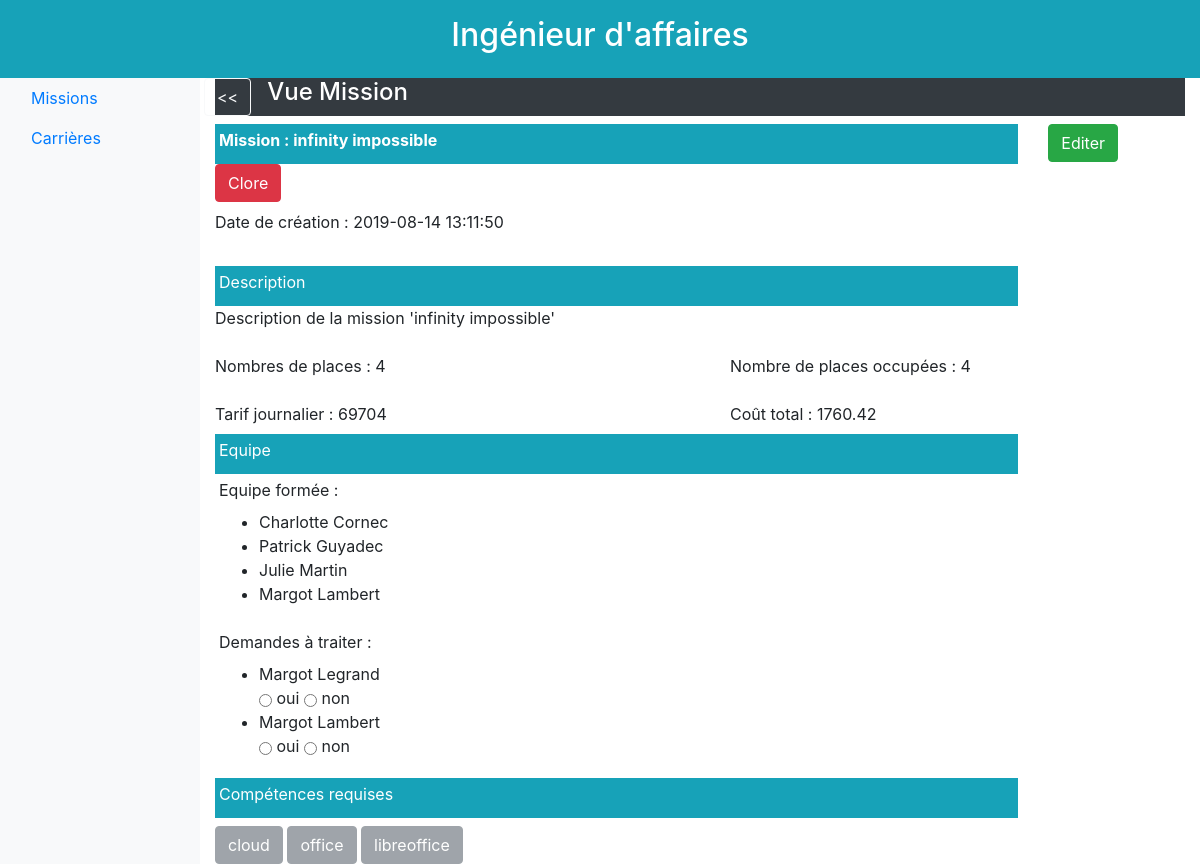
The app's page /4/affaire/missions/vue/4/ with its own data.
### database/models.py (models this page shows)
class Mission(db.Model):
    id = db.Column(db.Integer, primary_key=True)
    titre = db.Column(db.String(64), unique=True)
    description = db.Column(db.Text, unique=True)
    effectifs_max = db.Column(db.Integer)
    prix_vente = db.Column(db.Integer)
    statut = db.Column(db.Text)
    date_creation = db.Column(db.DateTime)
    responsable_id = db.Column(db.Integer, db.ForeignKey('ingenieur.id'))
    souhaits = db.relationship('Souhait', backref='mission', lazy='dynamic')
    besoins = db.relationship('Besoin', backref='mission', lazy='dynamic')
    affectations = db.relationship('Affectation', backref='mission', lazy='dynamic')

class Ingenieur(db.Model):
    id = db.Column(db.Integer, primary_key=True)
    nom_court = db.Column(db.Text, unique=True) #unique ??
    prenom = db.Column(db.Text)
    nom_famille = db.Column(db.Text)
    site = db.Column(db.Text)
    email = db.Column(db.Text, unique=True)
    taux_journalier = db.Column(db.Float)
    statut = db.Column(db.Text) #a traiter, ajouté par mes soins
    estCommercial = db.Column(db.Boolean) #ajouté par mes soins
    certifications = db.relationship('Certification', backref='ingenieur', lazy='dynamic')
    souhaits = db.relationship('Souhait', backref='ingenieur', lazy='dynamic')
    affectations = db.relationship('Affectation', backref='ingenieur', lazy='dynamic')
    responsabilites_missions = db.relationship('Mission', backref='responsable', lazy='dynamic')

class Competence(db.Model):
    id = db.Column(db.Integer, primary_key=True)
    nom = db.Column(db.String(64), unique=True)
    certifications = db.relationship('Certification', backref='competence', lazy='dynamic')
    besoins = db.relationship('Besoin', backref='competence', lazy='dynamic')

### app.py (the view)
@app.route('/<id>/affaire/missions/vue/<missionId>/')
def affaire_mission_vue(id, missionId):
    mission = get_mission_by_id(missionId)
    competences = get_competence_of_mission(missionId)
    equipeForme = get_participants_actuels_of_mission(missionId)
    postulants = get_postulant_by_mission(missionId)
    coutTT = get_cout_of_mission(missionId)
    return render_template("homepage_affaire_mission_vue.html.jinja2"
                           , id=id
                           , mission=mission
                           , competences=competences
                           , equipeForme=equipeForme
                           , postulants=postulants
                           , coutTT=coutTT
                           )

### database/functions.py (called while the page is built)
def get_mission_by_id(mission_id):
    return Mission.query.filter_by(id=mission_id).first()

def get_postulant_by_mission(id_mission):
    return [get_engineer_by_id(s.ingenieur_id) for s in Souhait.query.filter_by(mission_id=id_mission).all()]

def get_participants_actuels_of_mission(mission_id):
    mission = get_mission_by_id(mission_id)
    id_inges = [a.ingenieur_id for a in list(mission.affectations)]
    participants = [get_engineer_by_id(id) for id in id_inges]
    return participants

def get_cout_of_mission(mission_id):
    coutTT = 0
    for inge in get_participants_actuels_of_mission(mission_id):
        coutTT += inge.taux_journalier
    return coutTT

def get_engineer_by_id(engineer_id):
    return Ingenieur.query.filter_by(id=engineer_id).first()

def get_competence_of_mission(mission_id):
    mission = get_mission_by_id(mission_id)
    compe_ids = [b.competence_id for b in list(mission.besoins)]
    compes = [Competence.query.filter_by(id=cid).first() for cid in compe_ids]
    return compes

### templates/homepage_affaire_mission_vue.html.jinja2
{% extends "homepage_affaire.html.jinja2" %}
{% block body %}
    <div class=" mb-2 bg-dark text-white size-6 font-weight-bold">
        <div class="row">
            <div class="mr-3 ml-1">
                <button type="button" class="btn btn-outline-light btn"
                        onclick="location.href='/{{ id }}/affaire/missions/aAffecter/';">&lt;&lt;
                </button>
            </div>
            <div class="">
                <h4>Vue Mission</h4>
            </div>
        </div>
    </div>
    <div class="">
        <div class="row mb-2">
            <div class="col-md-10">
                <div class="p-1 bg-info text-white size-6 font-weight-bold">
                    <label for="Name">Mission : </label>
                    <label>{{ mission.titre }}</label>
                </div>
            </div>
            <div class="col-md justify-content-end">
                <button type="button" class="btn btn-success"
                        onclick="location.href='/{{ id }}/affaire/missions/vue/{{ mission.id }}/edit/';">Editer
                </button>
            </div>
            <div class="col-md justify-content-end">
                <button type="button" class="btn btn-danger" href="/TODO.php">
                        Clore
                </button>
            </div>
        </div>
        <div class="row">
            <div class="mb-2 col-md-10">
                <div class="form-group">
                    <label for="date">Date de création :</label>
                    <label>{{ mission.date_creation }}</label>
                </div>
            </div>
        </div>
        <div class="row">
            <div class="col-md-10">
                <div class="p-1  bg-info text-white size-6">
                    <label for="description">Description</label>
                </div>
                <div class="form-group">
                    <label>{{ mission.description }}</label>
                </div>
            </div>
         </div>
        <div class="row">
            <div class="col-md-6 mb-">
                <div class="form-group">
                    <label for="nbPlace">Nombres de places :</label>
                    <span>{{ mission.effectifs_max }}</span>
                </div>
            </div>
            <div class="col-md-6">
                <div class="col size-4">
                    <label for="places">Nombre de places occupées :</label>
                    <span>{{ equipeForme|length }}</span>
                </div>
            </div>
        </div>
        <div class="row">
            <div class="col-md-6">
                <div class=" size-4">
                    <label for="places"> Tarif journalier : </label>
                    <span>{{ mission.prix_vente }}</span>
                </div>
            </div>
            <div class="col-md-6">
                <div class="col size-4">
                    <label> Coût total :</label>
                    <span>{{ coutTT }}</span>
                </div>
            </div>
        </div>
        <div class="row">
            <div class="col-md-10">
                <div class="p-1  bg-info text-white size-6">
                    <label for="description">Equipe</label>
                </div>
            </div>
        </div>
        <div class="row">
            <div class="col-md-6 ">
                <div class="p-1 size-4">
                    <label for="places"> Equipe formée : </label>
                    <ul>
                        {% for personne in equipeForme %}
                            <li>{{ personne.prenom }} {{ personne.nom_famille }}</li>
                        {% endfor %}
                    </ul>
                </div>
            </div>
        </div>
        <div class="row">
            <div class="col-md-6 ">
                <div class="p-1 size-4">
                    <label for="places">Demandes à traiter :</label>
                    <form action="{{ url_for("process_form_data", id=id, missionId=mission.id) }}"
                          method="post"
                          class="needs-validation" novalidate="">
                        <ul>
                            {% for postulant in postulants %}
                                <li>{{ postulant.prenom }} {{ postulant.nom_famille }}</li>
                                <input type="radio" name="validation" value="accepté" class="btn btn-primary"/> oui
                                <input type="radio" name="validation" value="refusé" class="btn btn-primary"/> non
                            {% endfor %}
                        </ul>
                    </form>
                </div>
            </div>
        </div>
        <div class="row">
            <div class="col-md-10 ">
                <div class="p-1  bg-info text-white size-6 mb-2">
                    <label for="competences">Compétences requises</label>
                </div>
                {% for competence in competences %}
                    <button type="button" class="btn btn-secondary" disabled>{{ competence.nom }}</button>
                {% endfor %}
            </div>
        </div>
    </div>
{% endblock %}

### records on screen
Mission: titre "infinity impossible", date_creation "2019-08-14 13:11:50", description "Description de la mission 'infinity impossible'", effectifs_max "4", prix_vente "69704"
Ingenieur: prenom "Charlotte", nom_famille "Cornec"
Ingenieur: prenom "Patrick", nom_famille "Guyadec"
Ingenieur: prenom "Julie", nom_famille "Martin"
Ingenieur: prenom "Margot", nom_famille "Lambert"
Ingenieur: prenom "Margot", nom_famille "Legrand"
Competence: nom "cloud"
Competence: nom "office"
Competence: nom "libreoffice"

### other values on screen
{{ equipeForme|length }} "4"
{{ coutTT }} "1760.42"
